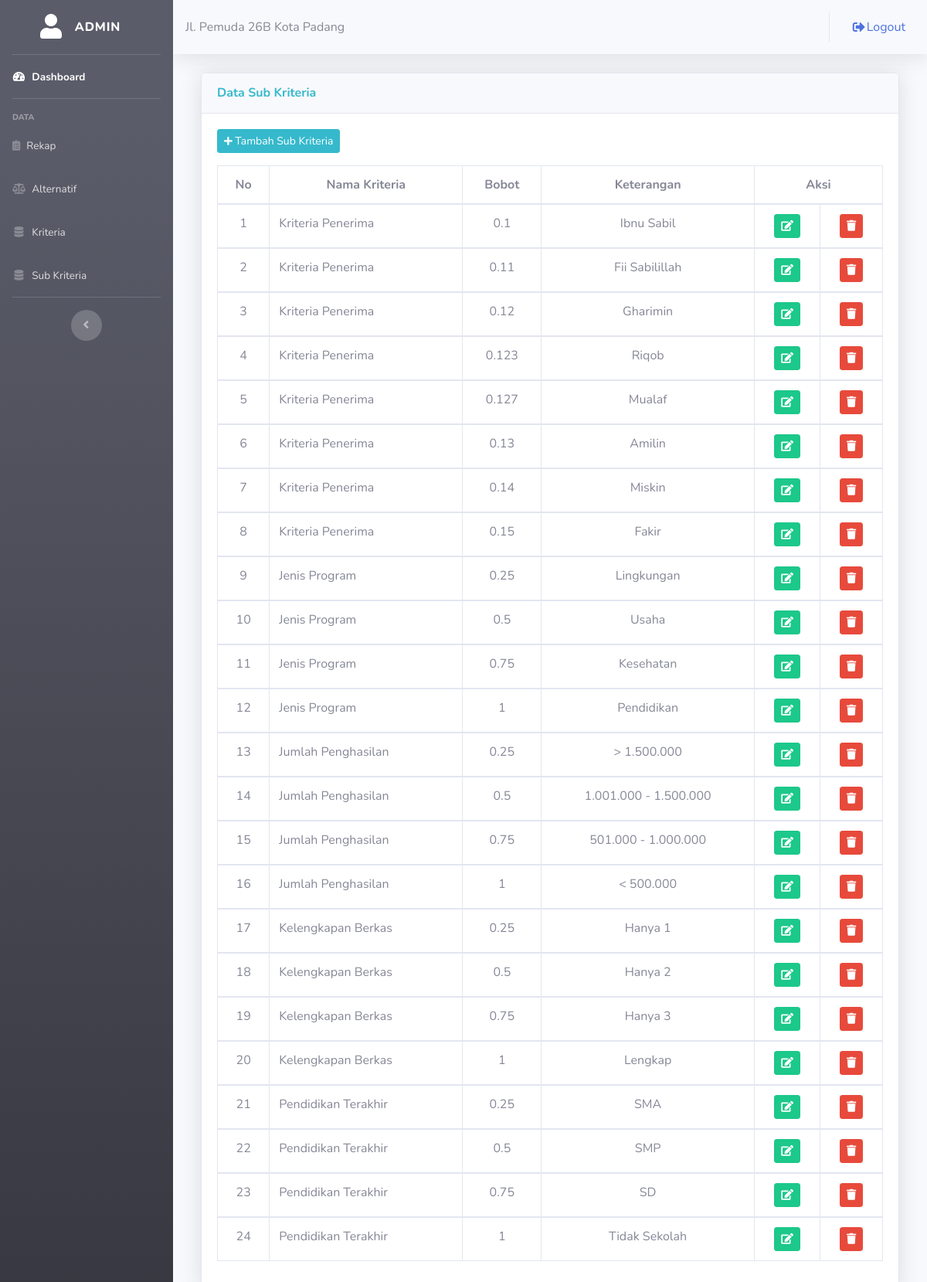
The page /admin/sub_kriteria.php (signed in) on the database its author committed.
### tables this page shows
CREATE TABLE `subkriteria` (
  `id_subkriteria` int(11) NOT NULL,
  `id_kriteria` int(11) NOT NULL,
  `bobot` float NOT NULL,
  `keterangan` varchar(50) NOT NULL
);

CREATE TABLE `kriteria` (
  `id_kriteria` int(11) NOT NULL,
  `nama_kriteria` varchar(50) NOT NULL,
  `sifat` enum('Benefit','Cost') NOT NULL,
  `bobot_pref` float NOT NULL
);

### admin/sub_kriteria.php (the view, shortened to what this page needs)
<?php
	include ("style/header.php");
	include ("style/sidebarawal.php");
?>
<div class="container-fluid">
	<div class="col-lg-12">
		<div class="card shadow mt-3 mb-3">
			<div class="card-header py-3">
				<h6 class="m-0 font-weight-bold text-info">Data Sub Kriteria</h6>
			</div>
			<div class="card-body">
				<button class="btn btn-sm btn-info mb-3" data-toggle="modal" data-target="#tambah_bank"><i class="fas fa-plus fa-sm"></i> Tambah Sub Kriteria</button>
        <div class="table-responsive">
				<table class="table table-bordered">
					<thead>
						<tr align="center">
							<th>No</th>
							<th>Nama Kriteria</th>
							<th>Bobot</th>
							<th>Keterangan</th>
							<th colspan="2">Aksi</th>
						</tr>
					</thead>
					<?php
						include("../config/koneksi.php");
						$no=1;
						$sql = mysqli_query($konek, "SELECT id_subkriteria,bobot,keterangan,nama_kriteria,id_kriteria FROM subkriteria INNER JOIN kriteria USING(id_kriteria)");
						while($array = mysqli_fetch_assoc($sql)){
					?>
					<tbody>
						<tr align="center">
							<td><?php echo $no++; ?></td>
							<td align="left"><?php echo $array['nama_kriteria']; ?></td>
							<td><?php echo $array['bobot']; ?></td>
							<td><?php echo $array['keterangan']; ?></td>
							<td>
								<a href="edit_subkriteria.php?id=<?php echo $array['id_subkriteria']; ?>"><i class="btn btn-success btn-sm"><span class="fas fa-edit"></span></i></a></td>
							<td>
								<a href="hapus_subkriteria.php?id=<?php echo $array['id_subkriteria']; ?>"><i class="btn btn-danger btn-sm"><span class="fas fa-trash"></span></i></a></td>
						</tr>
					</tbody>
					<?php
					}
					?>
				</table>
      	</div>
			</div>
</div>
		</div>
	</div>
</div>
<?php
	include ("style/footer.php");
?>

### admin/style/header.php (shortened to what this page needs)
<!DOCTYPE html>
<html lang="en">
<head>
  <link href="../assets/vendor/fontawesome-free/css/all.min.css" rel="stylesheet" type="text/css">
  <link href="../assets/css/sb-admin-2.min.css" rel="stylesheet">
</head>

### admin/style/sidebarawal.php (shortened to what this page needs)
<body id="page-top">
  <div id="wrapper">
    <ul class="navbar-nav bg-gradient-dark sidebar sidebar-dark accordion" id="accordionSidebar">
      <a class="sidebar-brand d-flex align-items-center justify-content-center" href="index.php">
        <div class="sidebar-brand-icon">
          <i class="fas fa-user"></i>
        </div>
        <div class="sidebar-brand-text mx-3"><?php echo $_SESSION['username']; ?></div>
      </a>
      <hr class="sidebar-divider my-0">
      <li class="nav-item active">
        <a class="nav-link" href="index.php">
          <i class="fas fa-fw fa-tachometer-alt"></i>
          <span>Dashboard</span></a>
        </li>
        <hr class="sidebar-divider">
        <div class="sidebar-heading">
          Data
        </div>
        <li class="nav-item">
          <a class="nav-link" href="history.php">
            <i class="fas fa-clipboard-list"></i>
            <span>Rekap</span>
          </a>
          <a class="nav-link" href="data_alternatif.php">
            <i class="fas fa-fw fa-balance-scale"></i>
            <span>Alternatif</span>
          </a>
          <a class="nav-link" href="data_kriteria.php">
            <i class="fas fa-fw fa-database"></i>
            <span>Kriteria</span>
          </a>
          <a class="nav-link" href="sub_kriteria.php">
            <i class="fas fa-fw fa-database"></i>
            <span>Sub Kriteria</span>
          </a>
        </li>
                <hr class="sidebar-divider d-none d-md-block">
                <div class="text-center d-none d-md-inline">
                  <button class="rounded-circle border-0" id="sidebarToggle"></button>
                </div>
    </ul>
              <div id="content-wrapper" class="d-flex flex-column">
                <div id="content">
                  <nav class="navbar navbar-expand bg-blue topbar mb-4 static-top shadow">
                  Jl. Pemuda 26B Kota Padang
                    <ul class="navbar-nav ml-auto">
                        <li class="nav-item">
                          <a class="nav-link" href="logout.php">
                            <i class="fas fa-fw fa-sign-out-alt"></i>
                            <span>Logout</span>
                          </a>
                        </li>
                    </ul>
                  </nav>

### admin/style/footer.php (shortened to what this page needs)
</body>
</html>

### rows shown on the page
subkriteria: id_kriteria.nama_kriteria "Kriteria Penerima", bobot "0.1", keterangan "Ibnu Sabil"
subkriteria: id_kriteria.nama_kriteria "Kriteria Penerima", bobot "0.11", keterangan "Fii Sabilillah"
subkriteria: id_kriteria.nama_kriteria "Kriteria Penerima", bobot "0.12", keterangan "Gharimin"
subkriteria: id_kriteria.nama_kriteria "Kriteria Penerima", bobot "0.123", keterangan "Riqob"
subkriteria: id_kriteria.nama_kriteria "Kriteria Penerima", bobot "0.127", keterangan "Mualaf"
subkriteria: id_kriteria.nama_kriteria "Kriteria Penerima", bobot "0.13", keterangan "Amilin"
subkriteria: id_kriteria.nama_kriteria "Kriteria Penerima", bobot "0.14", keterangan "Miskin"
subkriteria: id_kriteria.nama_kriteria "Kriteria Penerima", bobot "0.15", keterangan "Fakir"
subkriteria: id_kriteria.nama_kriteria "Jenis Program", bobot "0.25", keterangan "Lingkungan"
subkriteria: id_kriteria.nama_kriteria "Jenis Program", bobot "0.5", keterangan "Usaha"
subkriteria: id_kriteria.nama_kriteria "Jenis Program", bobot "0.75", keterangan "Kesehatan"
subkriteria: id_kriteria.nama_kriteria "Jenis Program", bobot "1", keterangan "Pendidikan"
subkriteria: id_kriteria.nama_kriteria "Jumlah Penghasilan", bobot "0.25", keterangan "> 1.500.000"
subkriteria: id_kriteria.nama_kriteria "Jumlah Penghasilan", bobot "0.5", keterangan "1.001.000 - 1.500.000"
subkriteria: id_kriteria.nama_kriteria "Jumlah Penghasilan", bobot "0.75", keterangan "501.000 - 1.000.000"
subkriteria: id_kriteria.nama_kriteria "Jumlah Penghasilan", bobot "1", keterangan "< 500.000"
subkriteria: id_kriteria.nama_kriteria "Kelengkapan Berkas", bobot "0.25", keterangan "Hanya 1"
subkriteria: id_kriteria.nama_kriteria "Kelengkapan Berkas", bobot "0.5", keterangan "Hanya 2"
subkriteria: id_kriteria.nama_kriteria "Kelengkapan Berkas", bobot "0.75", keterangan "Hanya 3"
subkriteria: id_kriteria.nama_kriteria "Kelengkapan Berkas", bobot "1", keterangan "Lengkap"
subkriteria: id_kriteria.nama_kriteria "Pendidikan Terakhir", bobot "0.25", keterangan "SMA"
subkriteria: id_kriteria.nama_kriteria "Pendidikan Terakhir", bobot "0.5", keterangan "SMP"
subkriteria: id_kriteria.nama_kriteria "Pendidikan Terakhir", bobot "0.75", keterangan "SD"
subkriteria: id_kriteria.nama_kriteria "Pendidikan Terakhir", bobot "1", keterangan "Tidak Sekolah"

### other values the page prints
$_SESSION['username'] "ADMIN"
